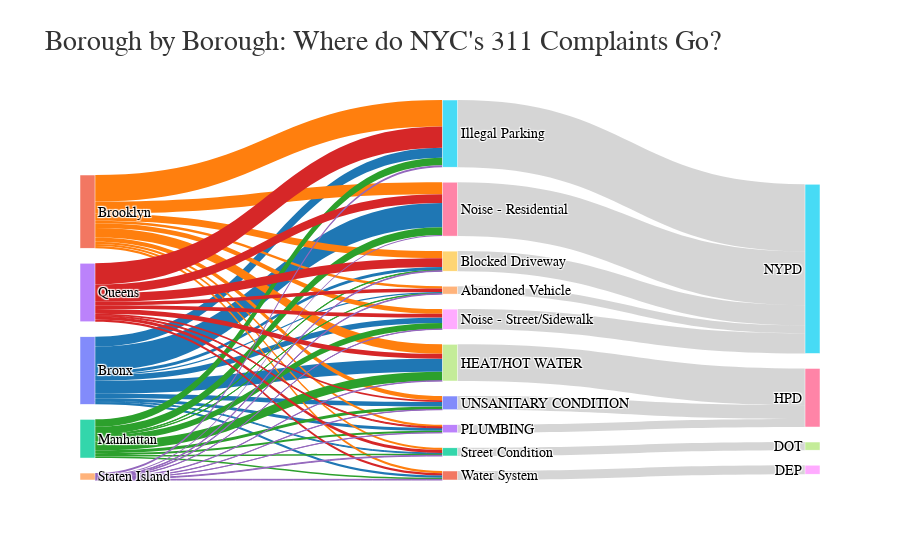

Here is the notebook cell this chart was saved with:
### Code cell
# Create the Sankey diagram using Plotly
import plotly.graph_objects as go

fig = go.Figure(data=[go.Sankey(
    arrangement="snap",
    node=dict(
        pad=15,
        thickness=15,
        line=dict(color="white", width=0.5),
        label=nodes
    ),
    link=dict(
        source=sources,
        target=targets,
        value=values,
        color=link_colors,
        # slightly transparent on hover for clarity
        hoverlabel=dict(font=dict(size=18, family="Silom"))
    )
)])

fig.update_layout(
    title_text="Borough by Borough: Where do NYC's 311 Complaints Go?",
    title_font=dict(size=28, family="Silom", color="#333"),
    font_size=12,
    hovermode="x",  # improve hover interactions
    font=dict(size=14, color="black", family="Silom"),
)

fig.show()

### Figure 1 — Plotly figure (JSON) as saved in the notebook; plotly's stock layout.template omitted (floating-point values rounded to 4 significant figures)
{"data": [{"arrangement": "snap", "link": {"color": ["#1f77b4", "#1f77b4", "#1f77b4", "#1f77b4", "#1f77b4", "#1f77b4", "#1f77b4", "#1f77b4", "#1f77b4", "#1f77b4", "#ff7f0e", "#ff7f0e", "#ff7f0e", "#ff7f0e", "#ff7f0e", "#ff7f0e", "#ff7f0e", "#ff7f0e", "#ff7f0e", "#ff7f0e", "#2ca02c", "#2ca02c", "#2ca02c", "#2ca02c", "#2ca02c", "#2ca02c", "#2ca02c", "#2ca02c", "#2ca02c", "#2ca02c", "#d62728", "#d62728", "#d62728", "#d62728", "#d62728", "#d62728", "#d62728", "#d62728", "#d62728", "#d62728", "#9467bd", "#9467bd", "#9467bd", "#9467bd", "#9467bd", "#9467bd", "#9467bd", "#9467bd", "#9467bd", "#9467bd", "rgba(150,150,150,0.4)", "rgba(150,150,150,0.4)", "rgba(150,150,150,0.4)", "rgba(150,150,150,0.4)", "rgba(150,150,150,0.4)", "rgba(150,150,150,0.4)", "rgba(150,150,150,0.4)", "rgba(150,150,150,0.4)", "rgba(150,150,150,0.4)", "rgba(150,150,150,0.4)"], "hoverlabel": {"font": {"family": "Silom", "size": 18}}, "source": [0, 0, 0, 0, 0, 0, 0, 0, 0, 0, 1, 1, 1, 1, 1, 1, 1, 1, 1, 1, 2, 2, 2, 2, 2, 2, 2, 2, 2, 2, 3, 3, 3, 3, 3, 3, 3, 3, 3, 3, 4, 4, 4, 4, 4, 4, 4, 4, 4, 4, 14, 9, 7, 5, 6, 8, 13, 12, 10, 11], "target": [14, 9, 7, 5, 6, 8, 13, 12, 10, 11, 14, 9, 7, 5, 6, 8, 13, 12, 10, 11, 14, 9, 7, 5, 6, 8, 13, 12, 10, 11, 14, 9, 7, 5, 6, 8, 13, 12, 10, 11, 14, 9, 7, 5, 6, 8, 13, 12, 10, 11, 15, 15, 16, 15, 15, 15, 16, 17, 16, 18], "value": [9676, 27113, 112368, 84418, 209381, 46762, 24449, 6957, 38827, 20591, 19981, 61840, 82250, 228558, 103686, 40689, 19651, 18376, 35470, 18672, 3009, 4394, 76743, 64634, 65335, 52047, 15899, 12387, 24627, 13410, 29977, 74217, 41395, 182173, 74632, 31339, 8144, 25981, 16249, 18963, 5250, 5157, 3189, 17456, 10292, 2200, 1391, 6497, 2547, 5878, 67893, 172721, 315945, 577239, 463326, 173037, 69534, 70198, 117720, 77514]}, "node": {"label": ["Bronx", "Brooklyn", "Manhattan", "Queens", "Staten Island", "Illegal Parking", "Noise - Residential", "HEAT/HOT WATER", "Noise - Street/Sidewalk", "Blocked Driveway", "UNSANITARY CONDITION", "Water System", "Street Condition", "PLUMBING", "Abandoned Vehicle", "NYPD", "HPD", "DOT", "DEP"], "line": {"color": "white", "width": 0.5}, "pad": 15, "thickness": 15}, "type": "sankey"}], "layout": {"font": {"color": "black", "family": "Silom", "size": 14}, "hovermode": "x", "title": {"font": {"color": "#333", "family": "Silom", "size": 28}, "text": "Borough by Borough: Where do NYC's 311 Complaints Go?"}}}
